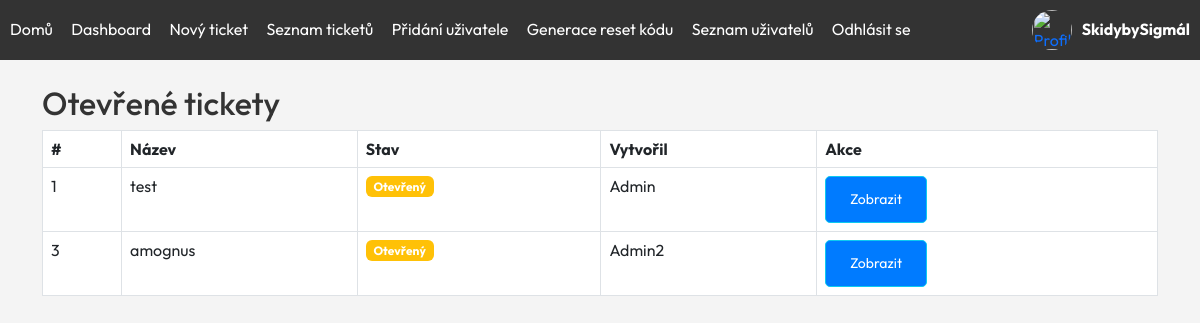
/Frontend/dashboard.php (signed in), run on the app's committed database.
### tables this page shows
CREATE TABLE `tickets` (
  `id` int(11) NOT NULL,
  `user_id` int(11) NOT NULL,
  `title` varchar(255) NOT NULL,
  `description` text NOT NULL,
  `status` enum('Otevřený','Uzavřený') DEFAULT 'Otevřený',
  `priority` enum('Nízká','Střední','Vysoká') NOT NULL,
  `platform` enum('Windows','Mac','Linux','Android','iPhone') NOT NULL,
  `created_at` datetime NOT NULL,
  `closed_at` datetime DEFAULT NULL
);

CREATE TABLE `users` (
  `id` int(11) NOT NULL,
  `name` varchar(100) NOT NULL,
  `email` varchar(255) NOT NULL,
  `role` varchar(255) NOT NULL,
  `created_at` timestamp NOT NULL DEFAULT current_timestamp(),
  `password` varchar(255) NOT NULL
);

### Frontend/dashboard.php (the view, shortened to what this page needs)
<?php
include 'db.php';
include 'header.php';
$sql = "SELECT tickets.id, tickets.title, tickets.status, users.name
        FROM tickets
        JOIN users ON tickets.user_id = users.id
        WHERE tickets.status = 'Otevřený'
        ORDER BY tickets.id ASC";
$result = $conn->query($sql);
?>
<!DOCTYPE html>
<html lang="cs">
<head>
    <link href="https://cdn.jsdelivr.net/npm/bootstrap@5.3.0/dist/css/bootstrap.min.css" rel="stylesheet">
    <link rel="stylesheet" href="s/style.css">
</head>
<body>
    <div class="container mt-4">
        <h2>Otevřené tickety</h2>
        <table class="table table-bordered">
            <thead>
                <tr>
                    <th>#</th>
                    <th>Název</th>
                    <th>Stav</th>
                    <th>Vytvořil</th>
                    <th>Akce</th>
                </tr>
            </thead>
            <tbody>
                <?php if ($result->num_rows > 0): ?>
                    <?php while ($row = $result->fetch_assoc()): ?>
                        <tr>
                            <td><?= $row['id'] ?></td>
                            <td><?= htmlspecialchars($row['title']) ?></td>
                            <td>
                                <?php
                                    if ($row['status'] === 'Otevřený') {
                                        echo '<span class="badge bg-warning">Otevřený</span>';
                                    } elseif ($row['status'] === 'Uzavřený') {
                                        echo '<span class="badge bg-success">Uzavřený</span>';
                                    } else {
                                        echo '<span class="badge bg-secondary">Neznámý</span>';
                                    }
                                ?>
                            </td>
                            <td><?= htmlspecialchars($row['name']) ?></td>
                            <td><a href="ticket_detail.php?id=<?= $row['id'] ?>" class="btn btn-info btn-sm">Zobrazit</a></td>
                        </tr>
                    <?php endwhile; ?>
                <?php else: ?>
                    <tr><td colspan="5" class="text-center">Žádné otevřené tickety</td></tr>
                <?php endif; ?>
            </tbody>
        </table>
    </div>
</body>
</html>

### Frontend/s/style.css (style rules this page uses)
:root { --primary-color: #007bff; --dark-color: #1a1a2e; --light-color: #f4f4f4; --text-color: #333; }
* { margin: 0; padding: 0; box-sizing: border-box; font-family: 'Outfit', sans-serif; }
body { background: var(--light-color); color: var(--text-color); line-height: 1.6; }
.btn { background: var(--primary-color); color: white; padding: 12px 24px; text-decoration: none; border-radius: 5px; transition: 0.3s; }

### data on the page
tickets: id "1", title "test", status "Otevřený", user.name "Admin"
tickets: id "3", title "amognus", status "Otevřený", user.name "Admin2"

### other printed values
$jmeno "SkidybySigmál"
